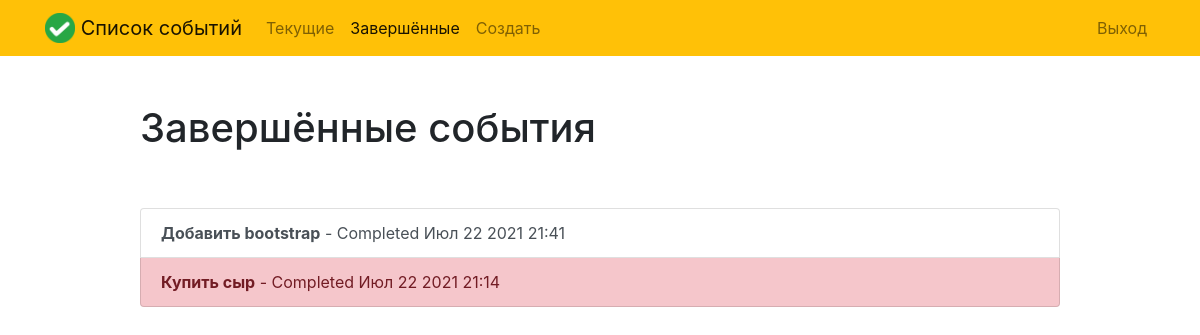
Page /completed/ (signed in) on the earlier database version.
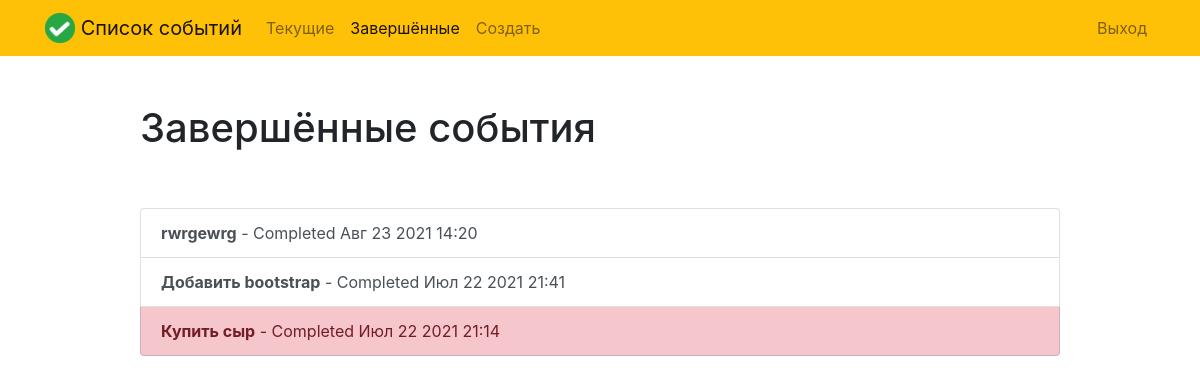
Same page on the later database version.
### todo/models.py (models this page shows, shortened)
class Todo(models.Model):
    title = models.CharField(max_length=100, verbose_name='Название')
    description = models.TextField(blank=True, verbose_name='Описание')
    created = models.DateTimeField(auto_now_add=True, verbose_name='Создано')
    datecompleted = models.DateTimeField(blank=True, null=True, verbose_name='Дата и время завершения')
    important = models.BooleanField(default=False, verbose_name='Приоритетность')
    user = models.ForeignKey(User, on_delete=models.CASCADE, verbose_name='Пользователь')
    class Meta:
        verbose_name = "Список событий"
        verbose_name_plural = "Список событий"
        ordering = ['title']

### todo/views.py (the view)
# urls.py: path('completed/', completedtodos, name='completedtodos'),
@login_required
def completedtodos(request):
    print(F'request.path == {request.path}')
    todos = Todo.objects.filter(user=request.user, datecompleted__isnull=False).order_by('-datecompleted')
    return render(request, 'todo/completedtodos.html', {'todos': todos})

### todo/templates/todo/completedtodos.html (shortened to what this page needs)
{% extends 'todo/base.html' %}
{% block content %}
    <div class="row justify-content-center mt-5">
        <div class="col-md-10">
            <h1>Завершённые события</h1>
        </div>
    </div>
    <div class="row justify-content-center mt-5">
        <div class="col-md-10">
            <div class="list-group">
                {% for todo in todos %}
                    <a href="{% url 'viewtodo' todo.id %}" class="list-group-item list-group-item-action{% if todo.important %} list-group-item-danger{% endif %}"><b>{{ todo.title }}</b> - Completed {{ todo.datecompleted|date:'M j Y H:i' }}</a>
                {% endfor %}
            </div>
        </div>
    </div>
{% endblock %}

### todo/templates/todo/base.html (shortened to what this page needs)
{% load static %}
<!DOCTYPE html>
<html lang="ru">
	<head>
        <link rel="stylesheet" href="https://stackpath.bootstrapcdn.com/bootstrap/4.4.1/css/bootstrap.min.css">
    </head>
    <body>
		<nav class="navbar navbar-expand-md navbar-light bg-warning">
            <div class="container">
                <a class="navbar-brand" href="{% url 'home' %}">
                    <img src="{% static 'todo/logo.png' %}" width="30" height="30" class="d-inline-block align-top">
                    <span>Список событий</span>
                </a>
                <div class="collapse navbar-collapse" id="navbarNav">
				    {% if user.is_authenticated %}
                        <ul class="navbar-nav mr-auto">
                            <li class="nav-item {{ current }} {% if request.path == '/current/' %}active{% endif %}">
                                <a class="nav-link" href="{% url 'currenttodos' %}">Текущие</a>
                            </li>
                            <li class="nav-item {{ completed }} {% if request.path == '/completed/' %}active{% endif %}">
                                <a class="nav-link" href="{% url 'completedtodos' %}">Завершённые</a>
                            </li>
                            <li class="nav-item {{ create }} {% if request.path == '/create/' %}active{% endif %}">
                                <a class="nav-link" href="{% url 'createtodo' %}">Создать</a>
                            </li>
                        </ul>
                    {% endif %}
                    <ul class="navbar-nav ml-auto">
                        {% if user.is_authenticated %}
                            <li class="nav-item">
                                <a href="#" onclick="$('#signOutBtn').click()" class="nav-link">Выход</a>
                            </li>
                        {% endif %}
                    </ul>
                </div>
            </div>
        </nav>
        <div class="container">
            {% block content %}{% endblock %}
        </div>
    </body>
</html>

Differences in the rows shown:
added Todo: title "rwrgewrg", datecompleted "Авг 23 2021 14:20"
